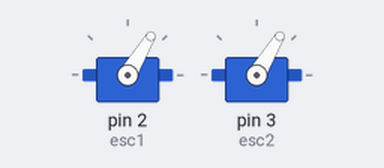
The sketch below on a simulated Arduino Uno, built with avr-gcc and run on an emulated ATmega328P. Shown: 2 × servo.

Above: at 5.1 s.
At 11.1 s:
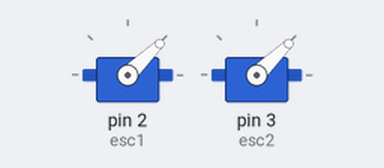
Timing chart, 0 to 12.6 s (numbered marks = the images above):
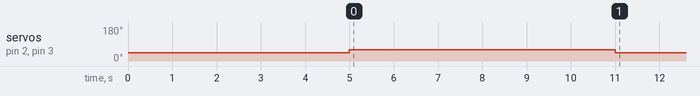

Measured:
- by itself, servo on pin 2 (esc1), servo on pin 3 (esc2): 44° → 59° at 5.0 s, → 44° 6.0 s later

The sketch:

Codiceusatopertestlunghezzadilancio.ino
```cpp
#include <Servo.h>

// Oggetti Servo
Servo esc1;
Servo esc2;


void setup() {
  // Attacca tutti i pin
  esc1.attach(2);
  esc2.attach(3);

   // 1. Arm ESC a 1000 µs (MIN)
  esc1.writeMicroseconds(1000);
  esc2.writeMicroseconds(1000);
  delay(5000); // Più sicuro per arming

  // 2. Avvio ESC a 1600 µs
  esc1.writeMicroseconds(1150);
  esc2.writeMicroseconds(1150);

  // 3. Attendi 3 secondi prima di azionare i servo
  delay(3000);

  // 5. Aspetta altri 3 secondi
  delay(3000);

  // 6. Ferma gli ESC
  esc1.writeMicroseconds(1000);
  esc2.writeMicroseconds(1000);
}

void loop() {
  // Niente qui
}
```
